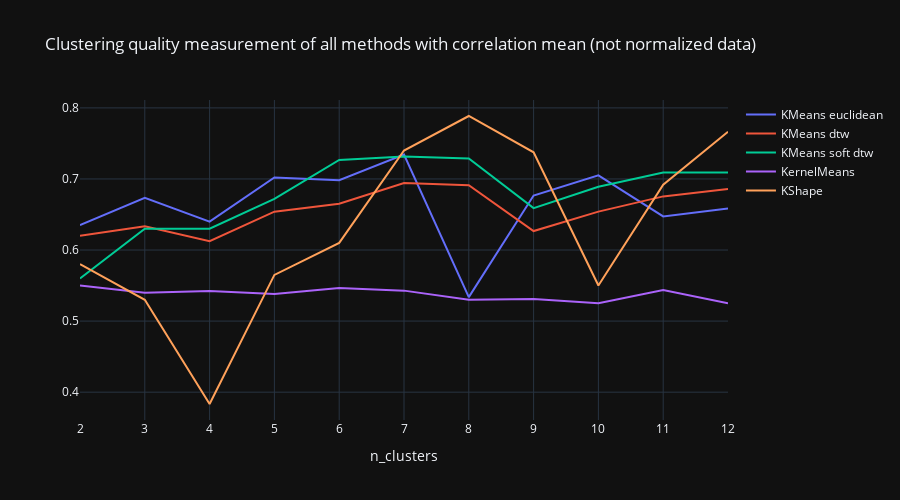

Notebook code cell kept with this figure:
### Markdown cell above
A plot of the results for not normalized data:

### Code cell
df = pd.read_csv("./dash_app/datasets/method_quality_corr.csv", sep=";", index_col="n_clusters")

fig = go.Figure()
plot_title = "Clustering quality measurement of all methods with correlation mean (not normalized data)"
# Loop dataframe columns and plot columns to the figure
for i in range(0, len(df.columns)):
    col_name = df.columns.values[i]
    fig.add_trace(go.Scatter(x=df.index, y=df[col_name], mode='lines', name=col_name))
fig.update_xaxes(title_text="n_clusters", dtick=[2,len(df.index)+1])
fig.update_layout(xaxis_rangeslider_visible=False)
fig.update_layout(title_text=plot_title, template="plotly_dark", height=500)
fig.show()

### Figure 1 — Plotly figure (JSON) as saved in the notebook; plotly's stock layout.template omitted (floating-point values rounded to 4 significant figures)
{"data": [{"mode": "lines", "name": "KMeans euclidean", "type": "scatter", "x": [2, 3, 4, 5, 6, 7, 8, 9, 10, 11, 12], "y": [0.635, 0.6733, 0.64, 0.702, 0.6983, 0.7343, 0.5337, 0.6767, 0.705, 0.6473, 0.6583]}, {"mode": "lines", "name": "KMeans dtw", "type": "scatter", "x": [2, 3, 4, 5, 6, 7, 8, 9, 10, 11, 12], "y": [0.62, 0.6333, 0.6125, 0.654, 0.665, 0.6943, 0.6912, 0.6267, 0.654, 0.6755, 0.6858]}, {"mode": "lines", "name": "KMeans soft dtw", "type": "scatter", "x": [2, 3, 4, 5, 6, 7, 8, 9, 10, 11, 12], "y": [0.56, 0.63, 0.63, 0.672, 0.7267, 0.7314, 0.7288, 0.6589, 0.689, 0.7091, 0.7092]}, {"mode": "lines", "name": "KernelMeans", "type": "scatter", "x": [2, 3, 4, 5, 6, 7, 8, 9, 10, 11, 12], "y": [0.55, 0.54, 0.5425, 0.538, 0.5467, 0.5429, 0.53, 0.5311, 0.525, 0.5436, 0.525]}, {"mode": "lines", "name": "KShape", "type": "scatter", "x": [2, 3, 4, 5, 6, 7, 8, 9, 10, 11, 12], "y": [0.58, 0.53, 0.3833, 0.565, 0.61, 0.74, 0.7886, 0.7375, 0.55, 0.692, 0.7664]}], "layout": {"height": 500, "title": {"text": "Clustering quality measurement of all methods with correlation mean (not normalized data)"}, "xaxis": {"dtick": [2, 12], "rangeslider": {"visible": false}, "title": {"text": "n_clusters"}}}}
